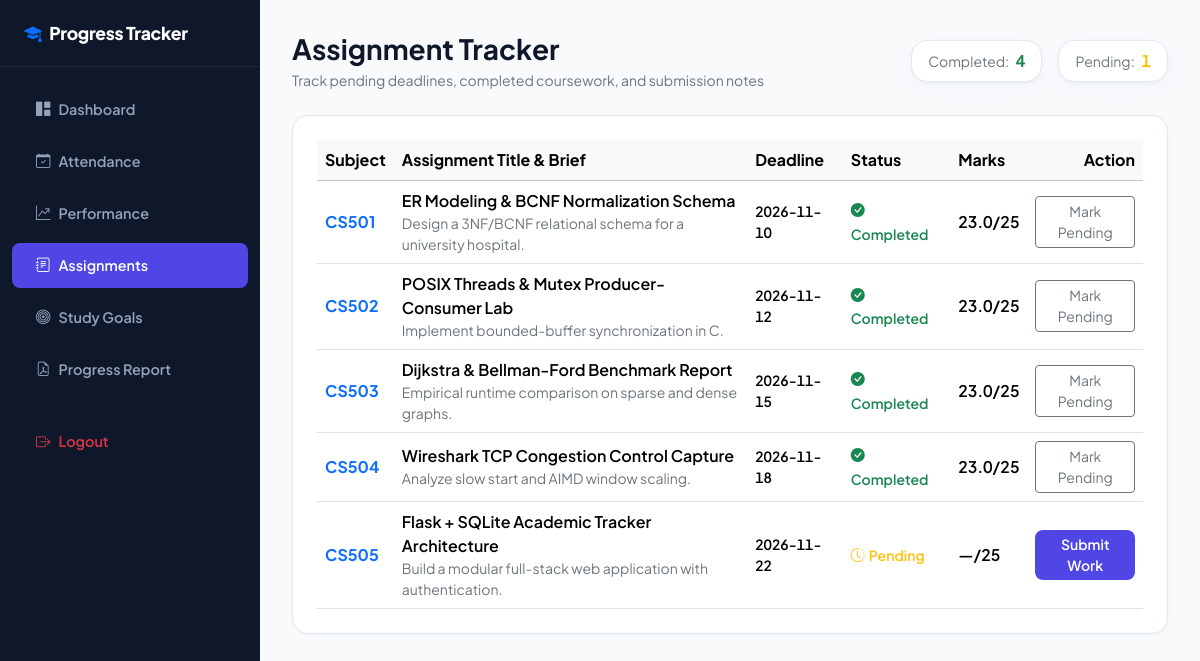
Screenshot of /assignments (signed in) with the database file from the repository.
### tables this page shows
CREATE TABLE Assignment_Submissions (
            id INTEGER PRIMARY KEY AUTOINCREMENT,
            assignment_id INTEGER NOT NULL,
            student_id INTEGER NOT NULL,
            status TEXT NOT NULL DEFAULT 'Pending',
            submitted_date DATE,
            marks_awarded REAL,
            submission_note TEXT,
            UNIQUE(assignment_id, student_id),
            FOREIGN KEY (assignment_id) REFERENCES Assignments(id) ON DELETE CASCADE,
            FOREIGN KEY (student_id) REFERENCES Students(id) ON DELETE CASCADE
        );

CREATE TABLE Subjects (
            id INTEGER PRIMARY KEY AUTOINCREMENT,
            subject_code TEXT UNIQUE NOT NULL,
            subject_name TEXT NOT NULL,
            credits INTEGER NOT NULL DEFAULT 4,
            semester INTEGER NOT NULL DEFAULT 5,
            instructor TEXT NOT NULL
        );

CREATE TABLE Assignments (
            id INTEGER PRIMARY KEY AUTOINCREMENT,
            subject_id INTEGER NOT NULL,
            title TEXT NOT NULL,
            description TEXT NOT NULL,
            due_date DATE NOT NULL,
            max_marks INTEGER NOT NULL DEFAULT 25,
            FOREIGN KEY (subject_id) REFERENCES Subjects(id) ON DELETE CASCADE
        );

### app.py (the view, shortened to what this page needs)
@app.route("/assignments", methods=["GET", "POST"])
@login_required
def assignments():
    student_id = session["user_id"]
    conn = get_db_connection()
    data = get_student_summary(conn, student_id)
    conn.close()
    return render_template("assignments.html", **data)

### app.py (called while the page is built)
def login_required(f):
    @wraps(f)
    def decorated_function(*args, **kwargs):
        if "user_id" not in session:
            flash("Please log in to access this page.", "warning")
            return redirect(url_for("login"))
        return f(*args, **kwargs)
    return decorated_function

### database.py (called while the page is built)
def get_db_connection():
    os.makedirs(DB_DIR, exist_ok=True)
    conn = sqlite3.connect(DB_PATH)
    conn.row_factory = sqlite3.Row
    conn.execute("PRAGMA foreign_keys = ON;")
    return conn

### templates/assignments.html (shortened to what this page needs)
<!DOCTYPE html>
<html lang="en">
<head>
  <link href="https://cdn.jsdelivr.net/npm/bootstrap@5.3.3/dist/css/bootstrap.min.css" rel="stylesheet" />
  <link href="https://cdn.jsdelivr.net/npm/bootstrap-icons@1.11.3/font/bootstrap-icons.css" rel="stylesheet" />
  <link rel="stylesheet" href="{{ url_for('static', filename='css/style.css') }}" />
</head>
<body>
  <aside class="sidebar-wrapper">
    <a href="{{ url_for('dashboard') }}" class="sidebar-brand">
      <i class="bi bi-mortarboard-fill text-primary me-2"></i>Progress Tracker
    </a>
    <nav class="nav flex-column sidebar-nav mt-3">
      <a class="nav-link" href="{{ url_for('dashboard') }}"><i class="bi bi-grid-1x2-fill me-2"></i>Dashboard</a>
      <a class="nav-link" href="{{ url_for('attendance') }}"><i class="bi bi-calendar-check me-2"></i>Attendance</a>
      <a class="nav-link" href="{{ url_for('performance') }}"><i class="bi bi-graph-up-arrow me-2"></i>Performance</a>
      <a class="nav-link active" href="{{ url_for('assignments') }}"><i class="bi bi-journal-text me-2"></i>Assignments</a>
      <a class="nav-link" href="{{ url_for('goals') }}"><i class="bi bi-bullseye me-2"></i>Study Goals</a>
      <a class="nav-link" href="{{ url_for('reports') }}"><i class="bi bi-file-earmark-pdf me-2"></i>Progress Report</a>
      <a class="nav-link text-danger mt-4" href="{{ url_for('logout') }}"><i class="bi bi-box-arrow-right me-2"></i>Logout</a>
    </nav>
  </aside>
  <main class="main-content">
    <div class="d-flex flex-wrap justify-content-between align-items-center mb-4 gap-3">
      <div>
        <h3 class="fw-bold mb-1">Assignment Tracker</h3>
        <p class="text-secondary small mb-0">Track pending deadlines, completed coursework, and submission notes</p>
      </div>
      <div class="d-flex gap-3">
        <div class="stat-card py-2 px-3">
          <span class="small text-secondary">Completed:</span>
          <strong class="text-success ms-1 tabular-nums">{{ completed_assignments }}</strong>
        </div>
        <div class="stat-card py-2 px-3">
          <span class="small text-secondary">Pending:</span>
          <strong class="text-warning ms-1 tabular-nums">{{ pending_assignments }}</strong>
        </div>
      </div>
    </div>
    <div class="card-custom p-4">
      <div class="table-responsive">
        <table class="table align-middle mb-0">
          <thead class="table-light">
            <tr>
              <th>Subject</th>
              <th>Assignment Title & Brief</th>
              <th>Deadline</th>
              <th>Status</th>
              <th>Marks</th>
              <th class="text-end">Action</th>
            </tr>
          </thead>
          <tbody>
            {% for asg in assignment_rows %}
              <tr>
                <td class="fw-bold text-primary">{{ asg.subject_code }}</td>
                <td>
                  <div class="fw-semibold">{{ asg.title }}</div>
                  <div class="small text-secondary">{{ asg.description }}</div>
                </td>
                <td class="tabular-nums small fw-semibold">{{ asg.due_date }}</td>
                <td>
                  {% if asg.status == 'Completed' %}
                    <span class="text-success fw-semibold small"><i class="bi bi-check-circle-fill me-1"></i>Completed</span>
                  {% else %}
                    <span class="text-warning fw-semibold small"><i class="bi bi-clock-history me-1"></i>Pending</span>
                  {% endif %}
                </td>
                <td class="tabular-nums fw-semibold">
                  {{ asg.marks_awarded if asg.marks_awarded is not none else '—' }}/{{ asg.max_marks }}
                </td>
                <td class="text-end">
                  <form method="POST" action="{{ url_for('assignments') }}" class="d-inline">
                    <button type="submit" class="btn btn-sm {{ 'btn-outline-secondary' if asg.status == 'Completed' else 'btn-indigo' }}">
                      {{ 'Mark Pending' if asg.status == 'Completed' else 'Submit Work' }}
                    </button>
                  </form>
                </td>
              </tr>
            {% endfor %}
          </tbody>
        </table>
      </div>
    </div>
  </main>
</body>
</html>

### static/css/style.css (style rules this page uses)
:root { --primary-indigo: #4f46e5; --primary-indigo-dark: #3525cd; --emerald-green: #10b981; --amber-warn: #f59e0b; --crimson-danger: #ba1a1a; --slate-bg: #f8fafc; --slate-card: #ffffff; --slate-text: #0f172a; --slate-muted: #64748b; --border-light: #e2e8f0; }
body { font-family: 'Plus Jakarta Sans', -apple-system, BlinkMacSystemFont, 'Segoe UI', Roboto, sans-serif; background-color: var(--slate-bg); color: var(--slate-text); min-height: 100vh; }
.sidebar-wrapper { width: 260px; min-height: 100vh; background-color: #0f172a; color: #f8fafc; position: fixed; top: 0; left: 0; z-index: 1000; transition: transform 0.2s ease; }
.sidebar-brand { padding: 1.25rem 1.5rem; border-bottom: 1px solid rgba(255, 255, 255, 0.08); font-weight: 800; font-size: 1.1rem; letter-spacing: -0.02em; color: #ffffff; text-decoration: none; display: block; }
.sidebar-nav .nav-link { color: #94a3b8; padding: 0.75rem 1.5rem; font-weight: 600; font-size: 0.9rem; border-radius: 0.5rem; margin: 0.2rem 0.75rem; transition: all 0.15s ease; }
.sidebar-nav .nav-link:hover, .sidebar-nav .nav-link.active { background-color: var(--primary-indigo); color: #ffffff; }
.main-content { margin-left: 260px; padding: 2rem; }
.stat-card { background: var(--slate-card); border: 1px solid var(--border-light); border-radius: 1rem; padding: 1.25rem 1.5rem; box-shadow: 0 1px 3px rgba(15, 23, 42, 0.04), 0 6px 16px rgba(79, 70, 229, 0.04); transition: transform 0.15s ease; }
.card-custom { background: var(--slate-card); border: 1px solid var(--border-light); border-radius: 1rem; box-shadow: 0 1px 3px rgba(15, 23, 42, 0.04); }
.tabular-nums { font-variant-numeric: tabular-nums; }
.btn-indigo { background-color: var(--primary-indigo); color: #ffffff; font-weight: 600; border-radius: 0.5rem; border: none; }

### rows the page displays
Assignment_Submissions: subject_code "CS501", title "ER Modeling & BCNF Normalization Schema", description "Design a 3NF/BCNF relational schema for a university hospital.", due_date "2026-11-10", shows "Completed", marks_awarded "23.0", max_marks "25", status "Mark Pending"
Assignment_Submissions: subject_code "CS502", title "POSIX Threads & Mutex Producer-Consumer Lab", description "Implement bounded-buffer synchronization in C.", due_date "2026-11-12", shows "Completed", marks_awarded "23.0", max_marks "25", status "Mark Pending"
Assignment_Submissions: subject_code "CS503", title "Dijkstra & Bellman-Ford Benchmark Report", description "Empirical runtime comparison on sparse and dense graphs.", due_date "2026-11-15", shows "Completed", marks_awarded "23.0", max_marks "25", status "Mark Pending"
Assignment_Submissions: subject_code "CS504", title "Wireshark TCP Congestion Control Capture", description "Analyze slow start and AIMD window scaling.", due_date "2026-11-18", shows "Completed", marks_awarded "23.0", max_marks "25", status "Mark Pending"
Assignment_Submissions: subject_code "CS505", title "Flask + SQLite Academic Tracker Architecture", description "Build a modular full-stack web application with authentication.", due_date "2026-11-22", shows "Pending", marks_awarded "—", max_marks "25", status "Submit Work"

### other values shown
{{ completed_assignments }} "4"
{{ pending_assignments }} "1"
